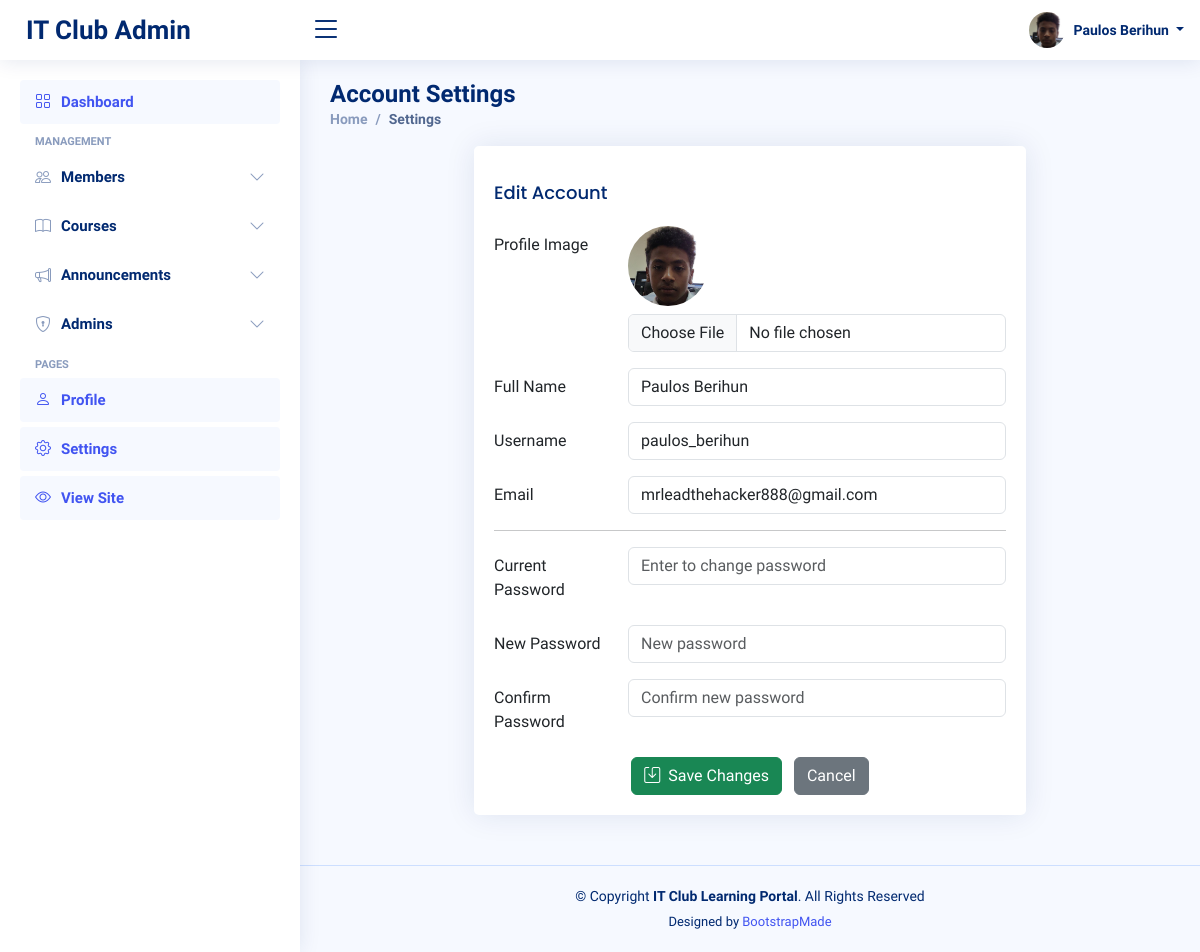
The app's page /admin/settings (signed in) with its own data.
### tables this page shows
CREATE TABLE admins (
        id INTEGER PRIMARY KEY AUTOINCREMENT,
        full_name TEXT NOT NULL,
        username TEXT UNIQUE NOT NULL,
        email TEXT UNIQUE NOT NULL,
        password TEXT NOT NULL,
        role TEXT NOT NULL,
        created_at TIMESTAMP DEFAULT CURRENT_TIMESTAMP
    , profile_picture TEXT);

### app.py (the view, shortened to what this page needs)
@app.route('/admin/settings', methods=['GET', 'POST'])
@admin_required
def admin_settings():
    db = get_db()
    admin_id = session['admin_id']
    admin_row = db.execute('SELECT * FROM admins WHERE id = ?', (admin_id,)).fetchone()
    admin = row_to_dict(admin_row)
    if admin:
        admin['profile_picture'] = resolve_media_path(admin.get('profile_picture'))
    return render_template('admin/settings.html', admin=admin)

### app.py (called while the page is built)
def get_db():
    if 'db' not in g:
        g.db = sqlite3.connect(app.config['DATABASE'])
        g.db.row_factory = sqlite3.Row
    return g.db

def admin_required(f):
    @functools.wraps(f)
    def decorated(*args, **kwargs):
        if 'admin_id' not in session:
            flash('Admin login required.', 'error')
            return redirect(url_for('admin_login'))
        return f(*args, **kwargs)
    return decorated

def row_to_dict(row):
	if row is None:
		return None
	try:
		return {k: row[k] for k in row.keys()}
	except Exception:
		try:
			return dict(row)
		except Exception:
			return row

def resolve_media_path(val):
	if not val:
		return None
	val = str(val)
	if val.startswith('http://') or val.startswith('https://') or val.startswith('/'):
		return val
	return url_for('static', filename=val)

### templates/admin/settings.html (shortened to what this page needs)
<!DOCTYPE html>
<html lang="en">
<head>
  <link href="{{ url_for('static', filename='vendor/bootstrap/css/bootstrap.min.css') }}" rel="stylesheet">
  <link href="{{ url_for('static', filename='vendor/bootstrap-icons/bootstrap-icons.css') }}" rel="stylesheet">
  <link href="{{ url_for('static', filename='vendor/boxicons/css/boxicons.min.css') }}" rel="stylesheet">
  <link href="{{ url_for('static', filename='vendor/quill/quill.snow.css') }}" rel="stylesheet">
  <link href="{{ url_for('static', filename='vendor/quill/quill.bubble.css') }}" rel="stylesheet">
  <link href="{{ url_for('static', filename='vendor/remixicon/remixicon.css') }}" rel="stylesheet">
  <link href="{{ url_for('static', filename='vendor/simple-datatables/style.css') }}" rel="stylesheet">
  <link rel="stylesheet" href="https://cdn.jsdelivr.net/npm/bootstrap-icons@1.10.5/font/bootstrap-icons.css">
  <link rel="stylesheet" href="https://cdnjs.cloudflare.com/ajax/libs/boxicons/2.1.4/css/boxicons.min.css">
  <link rel="stylesheet" href="https://cdn.jsdelivr.net/npm/remixicon@2.5.0/fonts/remixicon.css">
  <link href="{{ url_for('static', filename='css/style.css') }}" rel="stylesheet">
</head>
<body>
  <header id="header" class="header fixed-top d-flex align-items-center">
    <div class="d-flex align-items-center justify-content-between">
      <a href="{{ url_for('admin_dashboard') }}" class="logo d-flex align-items-center">
        <span class="d-none d-lg-block">IT Club Admin</span>
      </a>
      <i class="bi bi-list toggle-sidebar-btn"></i>
    </div>
    <nav class="header-nav ms-auto">
      <ul class="d-flex align-items-center">
        <li class="nav-item dropdown pe-3">
          <a class="nav-link nav-profile d-flex align-items-center pe-0" href="#" data-bs-toggle="dropdown">
            {% set _avatar_src = None %}
            {% if admin and admin.profile_picture %}
              {% if admin.profile_picture.startswith('http') or admin.profile_picture.startswith('/') %}
                {% set _avatar_src = admin.profile_picture %}
              {% else %}
                {% set _avatar_src = url_for('static', filename=admin.profile_picture) %}
              {% endif %}
            {% endif %}
            {% if _avatar_src %}
              <img src="{{ _avatar_src }}" alt="Profile" class="rounded-circle">
            {% else %}
              <div class="rounded-circle bg-secondary d-flex align-items-center justify-content-center" style="width:38px;height:38px;">
                <i class="bi bi-person-fill text-white"></i>
              </div>
            {% endif %}
            <span class="d-none d-md-block dropdown-toggle ps-2">
              {{ admin.full_name if admin and admin.full_name else session.get('admin_name', 'Admin') }}
            </span>
          </a>
        </li>
      </ul>
    </nav>
  </header>
  <aside id="sidebar" class="sidebar">
    <ul class="sidebar-nav" id="sidebar-nav">
      <li class="nav-item">
        <a class="nav-link active" href="{{ url_for('admin_dashboard') }}">
          <i class="bi bi-grid"></i>
          <span>Dashboard</span>
        </a>
      </li>
      <li class="nav-heading">Management</li>
      <li class="nav-item">
        <a class="nav-link collapsed" data-bs-target="#members-nav" data-bs-toggle="collapse" href="#">
          <i class="bi bi-people"></i><span>Members</span><i class="bi bi-chevron-down ms-auto"></i>
        </a>
      </li>
      <li class="nav-item">
        <a class="nav-link collapsed" data-bs-target="#courses-nav" data-bs-toggle="collapse" href="#">
          <i class="bi bi-book"></i><span>Courses</span><i class="bi bi-chevron-down ms-auto"></i>
        </a>
      </li>
      <li class="nav-item">
        <a class="nav-link collapsed" data-bs-target="#announcements-nav" data-bs-toggle="collapse" href="#">
          <i class="bi bi-megaphone"></i><span>Announcements</span><i class="bi bi-chevron-down ms-auto"></i>
        </a>
      </li>
      {% if session.get('admin_role') == 'super_admin' %}
      <li class="nav-item">
        <a class="nav-link collapsed" data-bs-target="#admins-nav" data-bs-toggle="collapse" href="#">
          <i class="bi bi-shield-lock"></i><span>Admins</span><i class="bi bi-chevron-down ms-auto"></i>
        </a>
      </li>
      {% endif %}
      <li class="nav-heading">Pages</li>
      <li class="nav-item"><a class="nav-link" href="{{ url_for('admin_profile') }}"><i class="bi bi-person"></i><span>Profile</span></a></li>
      <li class="nav-item"><a class="nav-link" href="{{ url_for('admin_settings') }}"><i class="bi bi-gear"></i><span>Settings</span></a></li>
      <li class="nav-item"><a class="nav-link" href="{{ url_for('index') }}" target="_blank"><i class="bi bi-eye"></i><span>View Site</span></a></li>
    </ul>
  </aside>
  <main id="main" class="main">
    <div class="pagetitle">
      <h1>Account Settings</h1>
      <nav>
        <ol class="breadcrumb">
          <li class="breadcrumb-item"><a href="{{ url_for('admin_dashboard') }}">Home</a></li>
          <li class="breadcrumb-item active">Settings</li>
        </ol>
      </nav>
    </div>
    <section class="section profile">
      <div class="row justify-content-center">
        <div class="col-xl-8">
          <div class="card">
            <div class="card-body pt-3">
              <h5 class="card-title">Edit Account</h5>
              <form method="POST" enctype="multipart/form-data">
                <div class="row mb-3">
                  <label class="col-md-4 col-lg-3 col-form-label">Profile Image</label>
                  <div class="col-md-8 col-lg-9">
                    <img src="{{ admin.profile_picture or url_for('static', filename='img/profile-img.jpg') }}" alt="Profile" class="rounded-circle" style="width:80px;height:80px;object-fit:cover;">
                    <input type="file" name="profile_picture" class="form-control mt-2">
                  </div>
                </div>
                <div class="row mb-3">
                  <label class="col-md-4 col-lg-3 col-form-label">Full Name</label>
                  <div class="col-md-8 col-lg-9">
                    <input name="full_name" type="text" class="form-control" value="{{ admin.full_name }}">
                  </div>
                </div>
                <div class="row mb-3">
                  <label class="col-md-4 col-lg-3 col-form-label">Username</label>
                  <div class="col-md-8 col-lg-9">
                    <input name="username" type="text" class="form-control" value="{{ admin.username }}">
                  </div>
                </div>
                <div class="row mb-3">
                  <label class="col-md-4 col-lg-3 col-form-label">Email</label>
                  <div class="col-md-8 col-lg-9">
                    <input name="email" type="email" class="form-control" value="{{ admin.email }}">
                  </div>
                </div>
                <hr>
                <div class="row mb-3">
                  <label class="col-md-4 col-lg-3 col-form-label">Current Password</label>
                  <div class="col-md-8 col-lg-9">
                    <input name="current_password" type="password" class="form-control" placeholder="Enter to change password">
                  </div>
                </div>
                <div class="row mb-3">
                  <label class="col-md-4 col-lg-3 col-form-label">New Password</label>
                  <div class="col-md-8 col-lg-9">
                    <input name="new_password" type="password" class="form-control" placeholder="New password">
                  </div>
                </div>
                <div class="row mb-3">
                  <label class="col-md-4 col-lg-3 col-form-label">Confirm Password</label>
                  <div class="col-md-8 col-lg-9">
                    <input name="confirm_password" type="password" class="form-control" placeholder="Confirm new password">
                  </div>
                </div>
                <div class="text-center">
                  <button type="submit" class="btn btn-success">
                    <i class="bi bi-save me-1"></i> Save Changes
                  </button>
                  <a href="{{ url_for('admin_profile') }}" class="btn btn-secondary ms-2">Cancel</a>
                </div>
              </form>
            </div>
          </div>
        </div>
      </div>
    </section>
  </main>
  <footer id="footer" class="footer">
    <div class="copyright">
      &copy; Copyright <strong><span>IT Club Learning Portal</span></strong>. All Rights Reserved
    </div>
    <div class="credits">
      Designed by <a href="https://bootstrapmade.com/">BootstrapMade</a>
    </div>
  </footer>
</body>
</html>

### static/css/style.css (style rules this page uses)
:root { scroll-behavior: smooth; }
body { font-family: "Open Sans", sans-serif; background: #f6f9ff; color: #444444; }
a { color: #4154f1; text-decoration: none; }
h1, h2, h3, h4, h5, h6 { font-family: "Nunito", sans-serif; }
#main { margin-top: 60px; padding: 20px 30px; transition: all 0.3s; }
.pagetitle { margin-bottom: 10px; }
.pagetitle h1 { font-size: 24px; margin-bottom: 0; font-weight: 600; color: #012970; }
.card { margin-bottom: 30px; border: none; border-radius: 5px; box-shadow: 0px 0 30px rgba(1, 41, 112, 0.1); }
.card-title { padding: 20px 0 15px 0; font-size: 18px; font-weight: 500; color: #012970; font-family: "Poppins", sans-serif; }
.card-body { padding: 0 20px 20px 20px; }
.breadcrumb { font-size: 14px; font-family: "Nunito", sans-serif; color: #899bbd; font-weight: 600; }
.breadcrumb a { color: #899bbd; transition: 0.3s; }
.breadcrumb .breadcrumb-item::before { color: #899bbd; }
.breadcrumb .active { color: #51678f; font-weight: 600; }
.logo { line-height: 1; }
@media (min-width: 1200px) { .logo { width: 280px; } }
.logo span { font-size: 26px; font-weight: 700; color: #012970; font-family: "Nunito", sans-serif; }
.header { transition: all 0.5s; z-index: 997; height: 60px; box-shadow: 0px 2px 20px rgba(1, 41, 112, 0.1); background-color: #fff; padding-left: 20px; }
.header .toggle-sidebar-btn { font-size: 32px; padding-left: 10px; cursor: pointer; color: #012970; }
.header-nav ul { list-style: none; }
.header-nav>ul { margin: 0; padding: 0; }
.header-nav .nav-profile { color: #012970; }
.header-nav .nav-profile img { max-height: 36px; }
.header-nav .nav-profile span { font-size: 14px; font-weight: 600; }
.sidebar { position: fixed; top: 60px; left: 0; bottom: 0; width: 300px; z-index: 996; transition: all 0.3s; padding: 20px; overflow-y: auto; scrollbar-width: thin; scrollbar-color: #aab7cf transparent; box-shadow: 0px 0px 20px rgba(1, 41, 112, 0.1); background-color: #fff; }
@media (min-width: 1200px) { #main, #footer { margin-left: 300px; } }
.sidebar-nav { padding: 0; margin: 0; list-style: none; }
.sidebar-nav li { padding: 0; margin: 0; list-style: none; }
.sidebar-nav .nav-item { margin-bottom: 5px; }
.sidebar-nav .nav-heading { font-size: 11px; text-transform: uppercase; color: #899bbd; font-weight: 600; margin: 10px 0 5px 15px; }
.sidebar-nav .nav-link { display: flex; align-items: center; font-size: 15px; font-weight: 600; color: #4154f1; transition: 0.3; background: #f6f9ff; padding: 10px 15px; border-radius: 4px; }
.sidebar-nav .nav-link i { font-size: 16px; margin-right: 10px; color: #4154f1; }
.sidebar-nav .nav-link.collapsed { color: #012970; background: #fff; }
.sidebar-nav .nav-link.collapsed i { color: #899bbd; }
.sidebar-nav .nav-link .bi-chevron-down { margin-right: 0; transition: transform 0.2s ease-in-out; }
.footer { padding: 20px 0; font-size: 14px; transition: all 0.3s; border-top: 1px solid #cddfff; }
.footer .copyright { text-align: center; color: #012970; }
.footer .credits { padding-top: 5px; text-align: center; font-size: 13px; color: #012970; }

### records on screen
admins: profile_picture (picture), full_name "Paulos Berihun", username "paulos_berihun", email "mrleadthehacker888@gmail.com"
